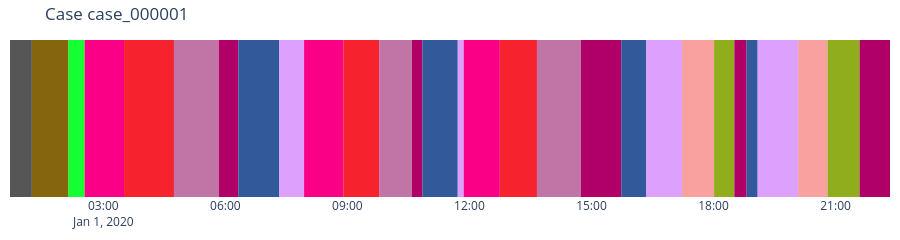

Notebook code cell kept with this figure:
### Code cell
case = result.trajectories["case:concept:name"].iloc[2]
sub = result.trajectories[result.trajectories["case:concept:name"] == case]
kairo.plot_trajectory(sub["time:timestamp"], sub["state_id"].to_numpy(), result.states,
                      title=f"Case {case}").show()

### Figure 1 — Plotly figure (JSON) as saved in the notebook; plotly's stock layout.template omitted (floating-point values rounded to 4 significant figures)
{"data": [{"hoverinfo": "x+text", "marker": {"opacity": 0, "size": 20}, "mode": "markers", "showlegend": false, "text": ["S4<br>dominant: a", "S2<br>dominant: b", "S6<br>dominant: d", "S24<br>dominant: e", "S16<br>dominant: f", "S20<br>dominant: g", "S22<br>dominant: a", "S12<br>dominant: b", "S10<br>dominant: c", "S24<br>dominant: e", "S16<br>dominant: f", "S20<br>dominant: g", "S22<br>dominant: a", "S12<br>dominant: b", "S10<br>dominant: c", "S24<br>dominant: e", "S16<br>dominant: f", "S20<br>dominant: g", "S22<br>dominant: a", "S12<br>dominant: b", "S10<br>dominant: c", "S14<br>dominant: f", "S15<br>dominant: g", "S22<br>dominant: a", "S12<br>dominant: b", "S10<br>dominant: c", "S14<br>dominant: f", "S15<br>dominant: g", "S22<br>dominant: a"], "type": "scatter", "x": ["2020-01-01T00:58:32.168371+00:00", "2020-01-01T01:41:37.276332+00:00", "2020-01-01T02:20:31.145360+00:00", "2020-01-01T03:01:32.531694+00:00", "2020-01-01T04:07:25.064034+00:00", "2020-01-01T05:17:24.212680+00:00", "2020-01-01T06:04:52.470342+00:00", "2020-01-01T06:49:20.851399+00:00", "2020-01-01T07:37:51.015766+00:00", "2020-01-01T08:25:05.073397+00:00", "2020-01-01T09:20:24.155458+00:00", "2020-01-01T10:11:01.135829+00:00", "2020-01-01T10:42:57.835894+00:00", "2020-01-01T11:16:44.999673+00:00", "2020-01-01T11:47:13.060053+00:00", "2020-01-01T12:18:13.686015+00:00", "2020-01-01T13:12:13.238387+00:00", "2020-01-01T14:12:02.223364+00:00", "2020-01-01T15:14:12.250645+00:00", "2020-01-01T16:02:27.687238+00:00", "2020-01-01T16:47:19.185773+00:00", "2020-01-01T17:37:16.349092+00:00", "2020-01-01T18:15:48.433696+00:00", "2020-01-01T18:39:46.353379+00:00", "2020-01-01T18:56:57.742139+00:00", "2020-01-01T19:34:59.380687+00:00", "2020-01-01T20:26:36.045723+00:00", "2020-01-01T21:11:56.841155+00:00", "2020-01-01T21:57:56.474385+00:00"], "y": [0.5, 0.5, 0.5, 0.5, 0.5, 0.5, 0.5, 0.5, 0.5, 0.5, 0.5, 0.5, 0.5, 0.5, 0.5, 0.5, 0.5, 0.5, 0.5, 0.5, 0.5, 0.5, 0.5, 0.5, 0.5, 0.5, 0.5, 0.5, 0.5]}], "layout": {"height": 180, "margin": {"b": 10, "l": 10, "r": 10, "t": 40}, "shapes": [{"fillcolor": "#565656", "layer": "below", "line": {"width": 0}, "type": "rect", "x0": "2020-01-01T00:42:24.222719+00:00", "x1": "2020-01-01T01:14:40.114024+00:00", "y0": 0, "y1": 1}, {"fillcolor": "#85660D", "layer": "below", "line": {"width": 0}, "type": "rect", "x0": "2020-01-01T01:14:40.114024+00:00", "x1": "2020-01-01T02:08:34.438640+00:00", "y0": 0, "y1": 1}, {"fillcolor": "#16FF32", "layer": "below", "line": {"width": 0}, "type": "rect", "x0": "2020-01-01T02:08:34.438640+00:00", "x1": "2020-01-01T02:32:27.852080+00:00", "y0": 0, "y1": 1}, {"fillcolor": "#FA0087", "layer": "below", "line": {"width": 0}, "type": "rect", "x0": "2020-01-01T02:32:27.852080+00:00", "x1": "2020-01-01T03:30:37.211309+00:00", "y0": 0, "y1": 1}, {"fillcolor": "#F6222E", "layer": "below", "line": {"width": 0}, "type": "rect", "x0": "2020-01-01T03:30:37.211309+00:00", "x1": "2020-01-01T04:44:12.916759+00:00", "y0": 0, "y1": 1}, {"fillcolor": "#C075A6", "layer": "below", "line": {"width": 0}, "type": "rect", "x0": "2020-01-01T04:44:12.916759+00:00", "x1": "2020-01-01T05:50:35.508601+00:00", "y0": 0, "y1": 1}, {"fillcolor": "#B00068", "layer": "below", "line": {"width": 0}, "type": "rect", "x0": "2020-01-01T05:50:35.508601+00:00", "x1": "2020-01-01T06:19:09.432084+00:00", "y0": 0, "y1": 1}, {"fillcolor": "#325A9B", "layer": "below", "line": {"width": 0}, "type": "rect", "x0": "2020-01-01T06:19:09.432084+00:00", "x1": "2020-01-01T07:19:32.270714+00:00", "y0": 0, "y1": 1}, {"fillcolor": "#DEA0FD", "layer": "below", "line": {"width": 0}, "type": "rect", "x0": "2020-01-01T07:19:32.270714+00:00", "x1": "2020-01-01T07:56:09.760819+00:00", "y0": 0, "y1": 1}, {"fillcolor": "#FA0087", "layer": "below", "line": {"width": 0}, "type": "rect", "x0": "2020-01-01T07:56:09.760819+00:00", "x1": "2020-01-01T08:54:00.385975+00:00", "y0": 0, "y1": 1}, {"fillcolor": "#F6222E", "layer": "below", "line": {"width": 0}, "type": "rect", "x0": "2020-01-01T08:54:00.385975+00:00", "x1": "2020-01-01T09:46:47.924942+00:00", "y0": 0, "y1": 1}, {"fillcolor": "#C075A6", "layer": "below", "line": {"width": 0}, "type": "rect", "x0": "2020-01-01T09:46:47.924942+00:00", "x1": "2020-01-01T10:35:14.346717+00:00", "y0": 0, "y1": 1}, {"fillcolor": "#B00068", "layer": "below", "line": {"width": 0}, "type": "rect", "x0": "2020-01-01T10:35:14.346717+00:00", "x1": "2020-01-01T10:50:41.325072+00:00", "y0": 0, "y1": 1}, {"fillcolor": "#325A9B", "layer": "below", "line": {"width": 0}, "type": "rect", "x0": "2020-01-01T10:50:41.325072+00:00", "x1": "2020-01-01T11:42:48.674275+00:00", "y0": 0, "y1": 1}, {"fillcolor": "#DEA0FD", "layer": "below", "line": {"width": 0}, "type": "rect", "x0": "2020-01-01T11:42:48.674275+00:00", "x1": "2020-01-01T11:51:37.445831+00:00", "y0": 0, "y1": 1}, {"fillcolor": "#FA0087", "layer": "below", "line": {"width": 0}, "type": "rect", "x0": "2020-01-01T11:51:37.445831+00:00", "x1": "2020-01-01T12:44:49.926199+00:00", "y0": 0, "y1": 1}, {"fillcolor": "#F6222E", "layer": "below", "line": {"width": 0}, "type": "rect", "x0": "2020-01-01T12:44:49.926199+00:00", "x1": "2020-01-01T13:39:36.550575+00:00", "y0": 0, "y1": 1}, {"fillcolor": "#C075A6", "layer": "below", "line": {"width": 0}, "type": "rect", "x0": "2020-01-01T13:39:36.550575+00:00", "x1": "2020-01-01T14:44:27.896154+00:00", "y0": 0, "y1": 1}, {"fillcolor": "#B00068", "layer": "below", "line": {"width": 0}, "type": "rect", "x0": "2020-01-01T14:44:27.896154+00:00", "x1": "2020-01-01T15:43:56.605136+00:00", "y0": 0, "y1": 1}, {"fillcolor": "#325A9B", "layer": "below", "line": {"width": 0}, "type": "rect", "x0": "2020-01-01T15:43:56.605136+00:00", "x1": "2020-01-01T16:20:58.769341+00:00", "y0": 0, "y1": 1}, {"fillcolor": "#DEA0FD", "layer": "below", "line": {"width": 0}, "type": "rect", "x0": "2020-01-01T16:20:58.769341+00:00", "x1": "2020-01-01T17:13:39.602206+00:00", "y0": 0, "y1": 1}, {"fillcolor": "#F8A19F", "layer": "below", "line": {"width": 0}, "type": "rect", "x0": "2020-01-01T17:13:39.602206+00:00", "x1": "2020-01-01T18:00:53.095979+00:00", "y0": 0, "y1": 1}, {"fillcolor": "#90AD1C", "layer": "below", "line": {"width": 0}, "type": "rect", "x0": "2020-01-01T18:00:53.095979+00:00", "x1": "2020-01-01T18:30:43.771414+00:00", "y0": 0, "y1": 1}, {"fillcolor": "#B00068", "layer": "below", "line": {"width": 0}, "type": "rect", "x0": "2020-01-01T18:30:43.771414+00:00", "x1": "2020-01-01T18:48:48.935344+00:00", "y0": 0, "y1": 1}, {"fillcolor": "#325A9B", "layer": "below", "line": {"width": 0}, "type": "rect", "x0": "2020-01-01T18:48:48.935344+00:00", "x1": "2020-01-01T19:05:06.548935+00:00", "y0": 0, "y1": 1}, {"fillcolor": "#DEA0FD", "layer": "below", "line": {"width": 0}, "type": "rect", "x0": "2020-01-01T19:05:06.548935+00:00", "x1": "2020-01-01T20:04:52.212440+00:00", "y0": 0, "y1": 1}, {"fillcolor": "#F8A19F", "layer": "below", "line": {"width": 0}, "type": "rect", "x0": "2020-01-01T20:04:52.212440+00:00", "x1": "2020-01-01T20:48:19.879007+00:00", "y0": 0, "y1": 1}, {"fillcolor": "#90AD1C", "layer": "below", "line": {"width": 0}, "type": "rect", "x0": "2020-01-01T20:48:19.879007+00:00", "x1": "2020-01-01T21:35:33.803304+00:00", "y0": 0, "y1": 1}, {"fillcolor": "#B00068", "layer": "below", "line": {"width": 0}, "type": "rect", "x0": "2020-01-01T21:35:33.803304+00:00", "x1": "2020-01-01T22:20:19.145467+00:00", "y0": 0, "y1": 1}], "title": {"text": "Case case_000001"}, "xaxis": {"range": ["2020-01-01T00:42:24.222719+00:00", "2020-01-01T22:20:19.145467+00:00"], "showgrid": false, "type": "date"}, "yaxis": {"range": [0, 1], "visible": false}}}
